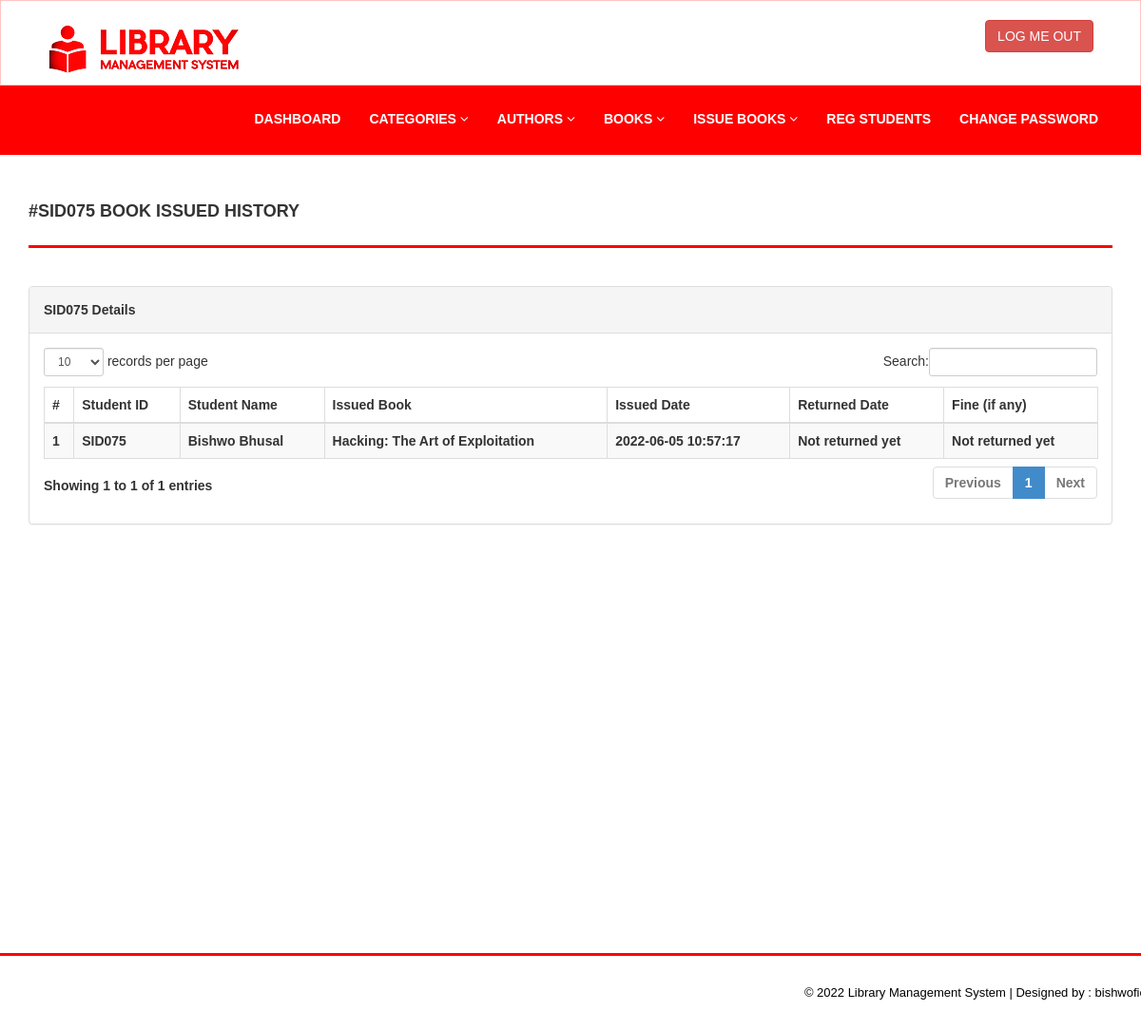
Screenshot of /admin/student-history.php?stdid=SID075 (signed in) with the database file from the repository.
### tables this page shows
CREATE TABLE `tblissuedbookdetails` (
  `id` int(11) NOT NULL,
  `BookId` int(11) DEFAULT NULL,
  `StudentID` varchar(150) DEFAULT NULL,
  `IssuesDate` timestamp NULL DEFAULT current_timestamp(),
  `ReturnDate` timestamp NULL DEFAULT NULL ON UPDATE current_timestamp(),
  `RetrunStatus` int(1) DEFAULT NULL,
  `fine` int(11) DEFAULT NULL
);

CREATE TABLE `tblstudents` (
  `id` int(11) NOT NULL,
  `StudentId` varchar(100) DEFAULT NULL,
  `FullName` varchar(120) DEFAULT NULL,
  `EmailId` varchar(120) DEFAULT NULL,
  `MobileNumber` char(11) DEFAULT NULL,
  `Password` varchar(120) DEFAULT NULL,
  `Status` int(1) DEFAULT NULL,
  `RegDate` timestamp NULL DEFAULT current_timestamp(),
  `UpdationDate` timestamp NULL DEFAULT NULL ON UPDATE current_timestamp()
);

CREATE TABLE `tblbooks` (
  `id` int(11) NOT NULL,
  `BookName` varchar(255) DEFAULT NULL,
  `CatId` int(11) DEFAULT NULL,
  `AuthorId` int(11) DEFAULT NULL,
  `ISBNNumber` varchar(25) DEFAULT NULL,
  `BookPrice` decimal(10,2) DEFAULT NULL,
  `bookImage` varchar(250) NOT NULL,
  `isIssued` int(1) DEFAULT NULL,
  `RegDate` timestamp NULL DEFAULT current_timestamp(),
  `UpdationDate` timestamp NULL DEFAULT NULL ON UPDATE current_timestamp()
);

### admin/student-history.php (the view, shortened to what this page needs)
<?php
include('includes/config.php');
if(strlen($_SESSION['alogin'])==0)
    {
header('location:index.php');
}
else{
    ?>
<!DOCTYPE html>
<html xmlns="http://www.w3.org/1999/xhtml">
<head>
    <link href="assets/css/bootstrap.css" rel="stylesheet" />
    <link href="assets/css/font-awesome.css" rel="stylesheet" />
    <link href="assets/js/dataTables/dataTables.bootstrap.css" rel="stylesheet" />
    <link href="assets/css/style.css" rel="stylesheet" />
</head>
<body>
<?php include('includes/header.php');?>
    <div class="content-wrapper">
         <div class="container">
        <div class="row pad-botm">
            <div class="col-md-12">
                <?php $sid=$_GET['stdid']; ?>
                <h4 class="header-line">#<?php echo $sid;?> Book Issued History</h4>
    </div>
        </div>
            <div class="row">
                <div class="col-md-12">
                    <div class="panel panel-default">
                        <div class="panel-heading">
<?php echo $sid;?> Details
                        </div>
                        <div class="panel-body">
                            <div class="table-responsive">
                                <table class="table table-striped table-bordered table-hover" id="dataTables-example">
                                    <thead>
                                        <tr>
                                            <th>#</th>
                                            <th>Student ID</th>
                                            <th>Student Name</th>
                                            <th>Issued Book  </th>
                                            <th>Issued Date</th>
                                            <th>Returned Date</th>
                                            <th>Fine (if any)</th>
                                        </tr>
                                    </thead>
                                    <tbody>
<?php
$sql = "SELECT tblstudents.StudentId ,tblstudents.FullName,tblstudents.EmailId,tblstudents.MobileNumber,tblbooks.BookName,tblbooks.ISBNNumber,tblissuedbookdetails.IssuesDate,tblissuedbookdetails.ReturnDate,tblissuedbookdetails.id as rid,tblissuedbookdetails.fine,tblissuedbookdetails.RetrunStatus,tblbooks.id as bid,tblbooks.bookImage from  tblissuedbookdetails join tblstudents on tblstudents.StudentId=tblissuedbookdetails.StudentId join tblbooks on tblbooks.id=tblissuedbookdetails.BookId where tblstudents.StudentId='$sid' ";
$query = $dbh -> prepare($sql);
$query->execute();
$results=$query->fetchAll(PDO::FETCH_OBJ);
$cnt=1;
if($query->rowCount() > 0)
{
foreach($results as $result)
{               ?>
                                        <tr class="odd gradeX">
                                            <td class="center"><?php echo htmlentities($cnt);?></td>
                                            <td class="center"><?php echo htmlentities($result->StudentId);?></td>
                                            <td class="center"><?php echo htmlentities($result->FullName);?></td>
                                            <td class="center"><?php echo htmlentities($result->BookName);?></td>
                                            <td class="center"><?php echo htmlentities($result->IssuesDate);?></td>
                                            <td class="center"><?php if($result->ReturnDate==''): echo "Not returned yet";
                                            else: echo htmlentities($result->ReturnDate); endif;?></td>
                                             <td class="center"><?php if($result->ReturnDate==''): echo "Not returned yet";
                                              else: echo $result->fine; endif;
                                             ?></td>
                                        </tr>
 <?php $cnt=$cnt+1;}} ?>
                                    </tbody>
                                </table>
                            </div>
                        </div>
                    </div>
                </div>
            </div>
    </div>
    </div>
  <?php include('includes/footer.php');?>
</body>
</html>
<?php } ?>

### admin/assets/css/style.css (style rules this page uses)
.content-wrapper { margin-top: 40px; min-height:800px; padding-bottom:90px; }
.header-line { font-weight:900; padding-bottom:25px; border-bottom:3px solid #FF0000; text-transform:uppercase; }
.pad-botm { padding-bottom:30px; }

### rows the page displays
tblissuedbookdetails: tblstudents.StudentId "SID075", tblstudents.FullName "Bishwo Bhusal", BookId.BookName "Hacking: The Art of Exploitation", IssuesDate "2022-06-05 10:57:17", shows "Not returned yet"

### other values shown
$sid "SID075"
